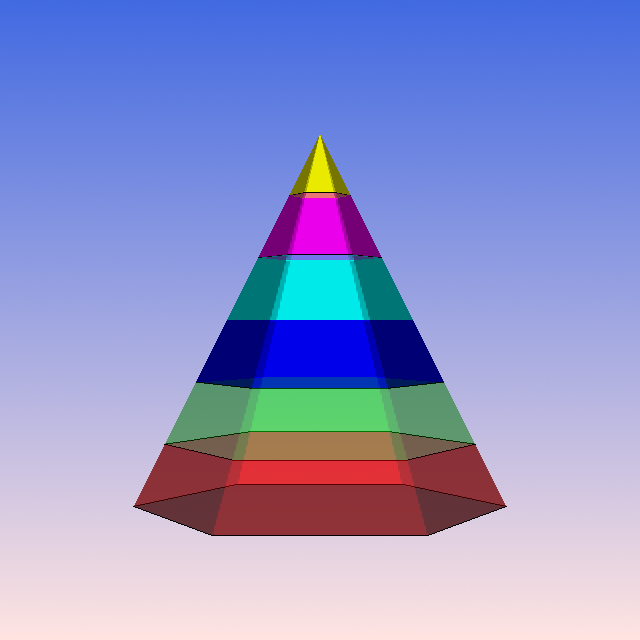

Write Python code to recreate this figure.
#!/usr/bin/env python

# Demonstrate vtkNamedColors by contouring a cone with primary additive and subtractive colors.

# Factory overrides: importing these modules registers the OpenGL rendering
# and interaction style implementations for vtkRenderingCore factory classes.
import vtkmodules.vtkInteractionStyle  # noqa: F401
import vtkmodules.vtkRenderingOpenGL2  # noqa: F401

# VTK pipeline classes used in this example
from vtkmodules.vtkCommonColor import vtkNamedColors
from vtkmodules.vtkCommonCore import vtkLookupTable
from vtkmodules.vtkFiltersCore import vtkElevationFilter
from vtkmodules.vtkFiltersModeling import vtkBandedPolyDataContourFilter
from vtkmodules.vtkFiltersSources import vtkConeSource
from vtkmodules.vtkRenderingCore import (
    vtkActor,
    vtkPolyDataMapper,
    vtkRenderWindow,
    vtkRenderWindowInteractor,
    vtkRenderer,
)

# Colors (normalized RGB)
black = (0.000, 0.000, 0.000)
misty_rose = (1.000, 0.894, 0.882)
royal_blue = (0.255, 0.412, 0.882)

nc = vtkNamedColors()

# Print all available color names and synonyms
color_names = nc.GetColorNames().split("\n")
print(f"There are {len(color_names)} colors:")
max_len = len(max(color_names, key=len))
line = ""
for i, name in enumerate(color_names, 1):
    line += f"{name.ljust(max_len)} " if i % 5 != 0 else f"{name}\n"
print(line.strip() + "\n")

syn_groups = nc.GetSynonyms().split("\n\n")
print(f"There are {len(syn_groups)} synonyms:")
for group in syn_groups:
    print("  ".join(group.split("\n")))

# Source: generate cone polygon data
cone_source = vtkConeSource()
cone_source.SetCenter(0.0, 0.0, 0.0)
cone_source.SetRadius(5.0)
cone_source.SetHeight(10)
cone_source.SetDirection(0, 1, 0)
cone_source.SetResolution(6)
cone_source.Update()

bounds = [0.0] * 6
cone_source.GetOutput().GetBounds(bounds)

# Filter: compute scalar elevation values
elevation = vtkElevationFilter()
elevation.SetInputConnection(cone_source.GetOutputPort())
elevation.SetLowPoint(0, bounds[2], 0)
elevation.SetHighPoint(0, bounds[3], 0)

# Filter: generate banded contours from elevation scalars
bcf = vtkBandedPolyDataContourFilter()
bcf.SetInputConnection(elevation.GetOutputPort())
bcf.SetScalarModeToValue()
bcf.GenerateContourEdgesOn()
bcf.GenerateValues(7, elevation.GetScalarRange())

# Lookup table: primary additive and subtractive colors
lut = vtkLookupTable()
lut.SetNumberOfTableValues(7)
lut.SetTableValue(0, 1.0, 0.0, 0.0, 0.5)   # Red (semi-transparent)
lut.SetTableValue(1, 0.0, 1.0, 0.0, 0.3)   # Lime (semi-transparent)
lut.SetTableValue(2, 0.0, 0.0, 1.0, 1.0)   # Blue
lut.SetTableValue(3, 0.0, 1.0, 1.0, 1.0)   # Cyan
lut.SetTableValue(4, 1.0, 0.0, 1.0, 1.0)   # Magenta
lut.SetTableValue(5, 1.0, 1.0, 0.0, 1.0)   # Yellow
lut.SetTableValue(6, 1.0, 1.0, 1.0, 1.0)   # White
lut.SetTableRange(elevation.GetScalarRange())
lut.Build()

# Mapper: map banded contour data using the lookup table
mapper = vtkPolyDataMapper()
mapper.SetInputConnection(bcf.GetOutputPort())
mapper.SetLookupTable(lut)
mapper.SetScalarModeToUseCellData()

# Mapper: map the contour edge lines
contour_line_mapper = vtkPolyDataMapper()
contour_line_mapper.SetInputData(bcf.GetContourEdgesOutput())
contour_line_mapper.SetScalarRange(elevation.GetScalarRange())
contour_line_mapper.SetResolveCoincidentTopologyToPolygonOffset()

# Actor: assign the banded contour surface
actor = vtkActor()
actor.SetMapper(mapper)

# Actor: assign the contour edge lines
contour_line_actor = vtkActor()
contour_line_actor.SetMapper(contour_line_mapper)
contour_line_actor.GetProperty().SetColor(black)

# Renderer: assemble the scene and configure the camera
renderer = vtkRenderer()
renderer.AddActor(actor)
renderer.AddActor(contour_line_actor)
renderer.SetBackground(misty_rose)
renderer.SetBackground2(royal_blue)
renderer.GradientBackgroundOn()

# Window: display the rendered scene
render_window = vtkRenderWindow()
render_window.AddRenderer(renderer)
render_window.SetWindowName("named colors")
render_window.SetMultiSamples(0)
render_window.SetSize(640, 640)

# Interactor: handle mouse and keyboard events
render_window_interactor = vtkRenderWindowInteractor()
render_window_interactor.SetRenderWindow(render_window)

# Launch the interactive visualization
render_window_interactor.Initialize()
render_window_interactor.Start()
